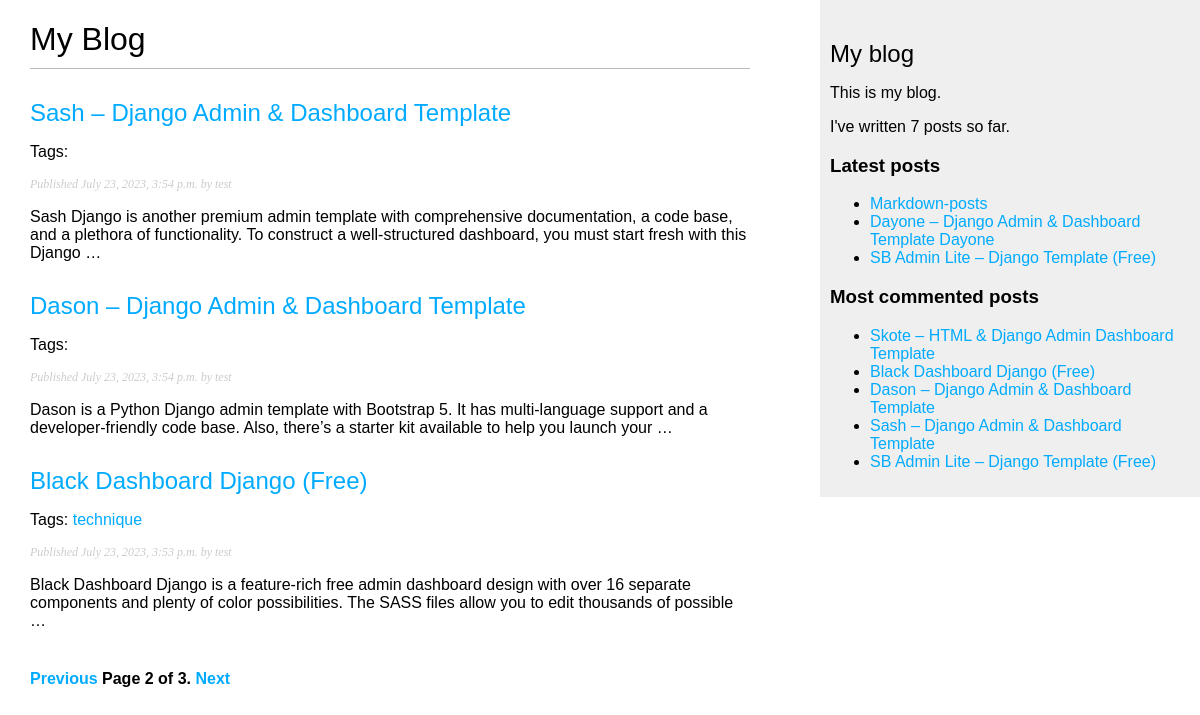
Screenshot of /blog/?page=2 with the database file from the repository.
### blog/models.py (models this page shows, shortened)
class Post(models.Model):
    class Status(models.TextChoices):
        DRAFT = 'DF', 'Draft'
        PUBLISHED = 'PB', 'Published'
    title = models.CharField(max_length=250)
    slug = models.SlugField(max_length=250, unique_for_date='publish')
    author = models.ForeignKey(
        User,
        on_delete=models.CASCADE,
        related_name='blog_posts'
    )
    body = models.TextField()
    publish = models.DateTimeField(default=timezone.now)
    created = models.DateTimeField(auto_now_add=True)
    updated = models.DateTimeField(auto_now=True)
    status = models.CharField(
        max_length=2,
        choices=Status.choices,
        default=Status.DRAFT
    )
    objects = models.Manager()      # менеджер, применяемый по умолчанию
    published = PublishedManager()  # конкретно-прикладной менеджер
    tags = TaggableManager()
    class Meta:
        ordering = ['-publish']
        indexes = [
            models.Index(fields=['-publish']),
        ]
    def get_absolute_url(self):
        return reverse(
            'blog:post_detail',
            args=[
                self.publish.year,
                self.publish.month,
                self.publish.day,
                self.slug
            ],
        )

### blog/views.py (the view)
# urls.py: path('', views.post_list, name='post_list'),
def post_list(request, tag_slug=None):
    post_list = Post.published.all()
    tag = None
    if tag_slug:
        tag = get_object_or_404(Tag, slug=tag_slug)
        post_list = post_list.filter(tags__in=[tag])
    paginator = Paginator(post_list, 3)
    page_number = request.GET.get('page', 1)
    try:
        posts = paginator.page(page_number)
    except PageNotAnInteger:
        posts = paginator.page(1)
    except EmptyPage:
        posts = paginator.page(paginator.num_pages)
    context = {
        'posts': posts,
        'tag': tag
    }
    return render(request, 'blog/post/list.html', context)

### blog/models.py (called while the page is built)
    def get_queryset(self):
        return super().get_queryset().filter(status=Post.Status.PUBLISHED)

### blog/templatetags/blog_tags.py (called while the page is built)
@register.simple_tag
def total_posts():
    return Post.published.count()

@register.inclusion_tag('blog/post/latest_posts.html')
def show_latest_posts(count=5):
    latest_posts = Post.published.order_by('-publish')[:count]
    return {'latest_posts': latest_posts}

@register.simple_tag
def get_most_commented_posts(count=5):
    return Post.published.annotate(total_comments=Count('comments')).order_by('-total_comments')[:count]

@register.filter(name='markdown')
def markdown_format(text):
    return mark_safe(markdown.markdown(text))

### blog/templates/blog/post/list.html (shortened to what this page needs)
{% extends "blog/base.html" %}
{% load blog_tags %}
{% block content %}
    <h1>My Blog</h1>
    {% for post in posts %}
        <h2>
        <a href="{{ post.get_absolute_url }}">
            {{ post.title }}
        </a>
        </h2>
        <p class="tags">
            Tags:
            {% for tag in post.tags.all %}
                <a href="{% url "blog:post_list_by_tag" tag.slug %}">
                    {{ tag.name }}
                </a>
            {% endfor %}
        </p>
        <p class="date">
            Published {{ post.publish }} by {{ post.author }}
        </p>
        {{ post.body|markdown|truncatewords_html:30 }}
    {% endfor %}
    {% include "pagination.html" with page=posts %}
{% endblock %}

### blog/templates/blog/base.html (shortened to what this page needs)
{% load blog_tags %}
{% load static %}
<!DOCTYPE html>
<html>
<head>
    <link href="{% static "css/blog.css" %}" rel="stylesheet">
</head>
<body>
    <div id="content">
        {% block content %}
        {% endblock %}
    </div>
    <div id="sidebar">
        <h2>My blog</h2>
        <p>This is my blog.</p>
        I've written {% total_posts %} posts so far.
        <h3>Latest posts</h3>
        {% show_latest_posts 3 %}
        <h3>Most commented posts</h3>
        {% get_most_commented_posts as most_commented_posts %}
        <ul>
            {% for post in most_commented_posts %}
                <li>
                <a href="{{ post.get_absolute_url }}">{{ post.title }}</a>
                </li>
            {% endfor %}
        </ul>
    </div>
</body>
</html>

### blog/templates/blog/post/latest_posts.html
<ul>
    {% for post in latest_posts %}
        <li>
            <a href="{{ post.get_absolute_url }}">{{ post.title }}</a>
        </li>
    {% endfor %}
</ul>

### blog/static/css/blog.css (style rules this page uses)
body { margin:0; padding:0; font-family:helvetica, sans-serif; }
a { color:#00abff; text-decoration:none; }
h1 { font-weight:normal; border-bottom:1px solid #bbb; padding:0 0 10px 0; }
h2 { font-weight:normal; margin:30px 0 0; }
#content { float:left; width:60%; padding:0 0 0 30px; }
#sidebar { float:right; width:30%; padding:10px; background:#efefef; height:100%; }
p.date { color:#ccc; font-family: georgia, serif; font-size: 12px; font-style: italic; }

### rows the page displays
Post: title "Sash – Django Admin & Dashboard Template", publish "July 23, 2023, 3:54 p.m.", author "test", body "Sash Django is another premium admin template with comprehensive documentation, a code base, and a plethora of functionality. To construct a well-structured dashboard, you must start fresh with this Django …"
Post: title "Dason – Django Admin & Dashboard Template", publish "July 23, 2023, 3:54 p.m.", author "test", body "Dason is a Python Django admin template with Bootstrap 5. It has multi-language support and a developer-friendly code base. Also, there’s a starter kit available to help you launch your …"
Post: title "Black Dashboard Django (Free)", publish "July 23, 2023, 3:53 p.m.", author "test", body "Black Dashboard Django is a feature-rich free admin dashboard design with over 16 separate components and plenty of color possibilities. The SASS files allow you to edit thousands of possible …"
Tag: name "technique"
Post: title "Markdown-posts"
Post: title "Dayone – Django Admin & Dashboard Template Dayone"
Post: title "SB Admin Lite – Django Template (Free)"
Post: title "Skote – HTML & Django Admin Dashboard Template"

### other values shown
{{ page.number }} "2"
{{ page.paginator.num_pages }} "3"
